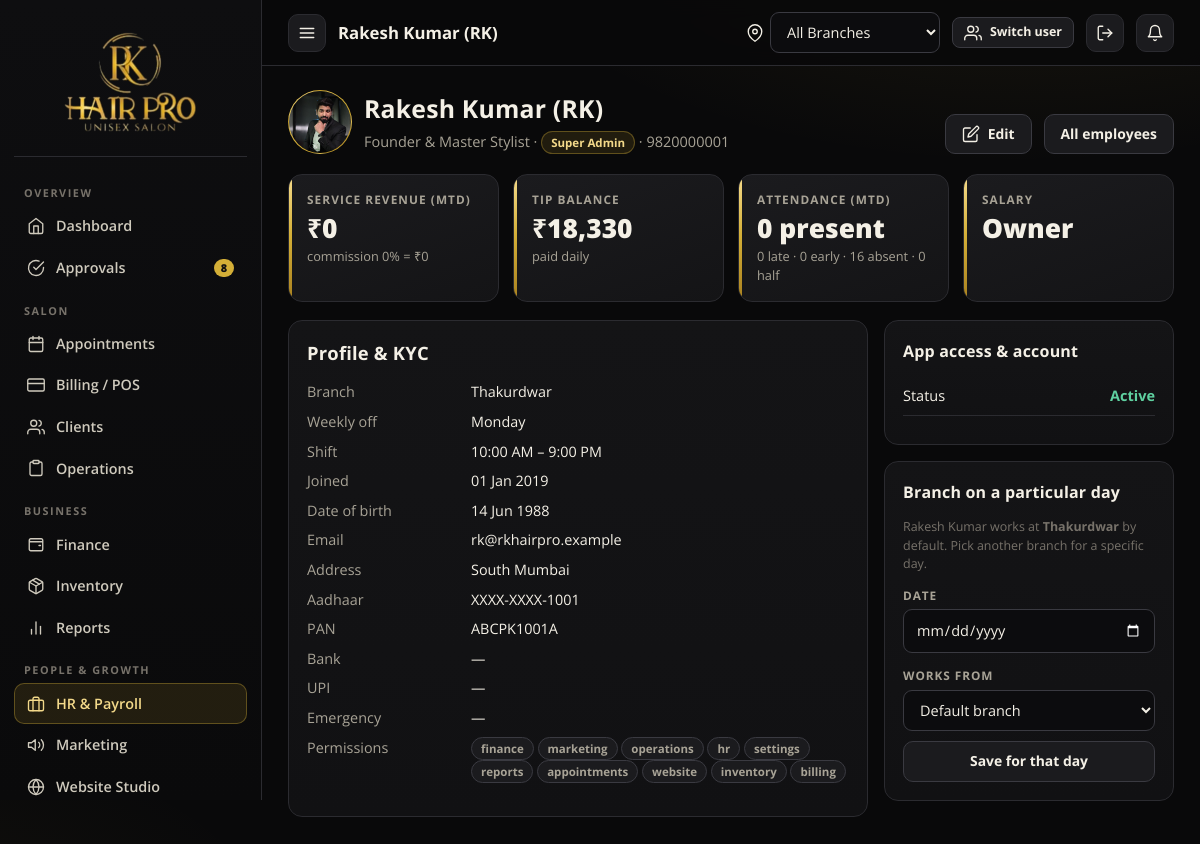
The app's page /hr/employee/1 (signed in) with its own data.
### rkhp/models.py (models this page shows, shortened)
class Employee(UserMixin, db.Model):
    id = db.Column(db.Integer, primary_key=True)
    name = db.Column(db.String(100), nullable=False)
    mobile = db.Column(db.String(15), unique=True, nullable=False)   # login id
    password_hash = db.Column(db.String(200))
    role = db.Column(db.String(20), default="stylist")
    designation = db.Column(db.String(80))
    branch_id = db.Column(db.Integer, db.ForeignKey("branch.id"))       # access scope (None = all branches)
    home_branch_id = db.Column(db.Integer, db.ForeignKey("branch.id"))  # where they normally work
    reports_to_id = db.Column(db.Integer, db.ForeignKey("employee.id"))
    active = db.Column(db.Boolean, default=True)
    login_blocked = db.Column(db.Boolean, default=False)
    perms = db.Column(db.String(200))            # comma list; None => role defaults
    takes_appointments = db.Column(db.Boolean, default=False)
    public_visible = db.Column(db.Boolean, default=True)   # shown on online booking page
    bio = db.Column(db.String(240))
    salary = db.Column(db.Float, default=18000)
    commission_pct = db.Column(db.Float, default=10)
    monthly_target = db.Column(db.Float, default=0)
    weekly_off = db.Column(db.Integer, default=0)          # Monday=0 .. Sunday=6
    shift_start = db.Column(db.String(5), default="10:00")
    shift_end = db.Column(db.String(5), default="21:00")
    tip_mode = db.Column(db.String(10), default="daily")   # daily | salary
    joined_on = db.Column(db.Date, default=date.today)
    dob = db.Column(db.Date)
    email = db.Column(db.String(120))
    address = db.Column(db.String(240))
    aadhaar = db.Column(db.String(20))
    pan = db.Column(db.String(12))
    emergency_name = db.Column(db.String(80))
    emergency_phone = db.Column(db.String(15))
    bank_name = db.Column(db.String(80))
    bank_account = db.Column(db.String(30))
    ifsc = db.Column(db.String(15))
    upi_id = db.Column(db.String(60))
    photo = db.Column(db.String(200))
    face_photo = db.Column(db.String(200))
    aadhaar_doc = db.Column(db.String(200))
    pan_doc = db.Column(db.String(200))
    created_at = db.Column(db.DateTime, default=now)
    branch = db.relationship("Branch", foreign_keys=[branch_id])
    home_branch = db.relationship("Branch", foreign_keys=[home_branch_id])
    manager = db.relationship("Employee", remote_side=[id], foreign_keys=[reports_to_id])
    @property
    def is_active(self):       # Flask-Login
        return bool(self.active) and not self.login_blocked
    @property
    def is_super(self):
        return self.role == "super_admin"
    @property
    def role_label(self):
        return ROLE_LABEL.get(self.role, self.role)
    @property
    def perm_set(self):
        if self.is_super:
            return set(ALL_PERMS)
        if self.perms is None:
            return set(DEFAULT_PERMS.get(self.role, []))
        return {p for p in self.perms.split(",") if p}
    def has_perm(self, p):
        return p in self.perm_set
    @property
    def is_manager(self):
        return self.role in ("super_admin", "branch_admin")

class Branch(db.Model):
    id = db.Column(db.Integer, primary_key=True)
    name = db.Column(db.String(80), nullable=False)
    code = db.Column(db.String(8), nullable=False)
    address = db.Column(db.String(240))
    phone = db.Column(db.String(20))
    open_time = db.Column(db.String(5), default="10:00")
    close_time = db.Column(db.String(5), default="21:00")
    slot_minutes = db.Column(db.Integer, default=30)
    monthly_target = db.Column(db.Float, default=0)
    active = db.Column(db.Boolean, default=True)
    created_at = db.Column(db.DateTime, default=now)

### rkhp/routes/hr.py (the view)
@bp.route("/employee/<int:eid>")
@require_perm("hr")
def employee_view(eid):
    e = db.session.get(Employee, eid) or abort(404)
    guard_branch(e.branch_id or e.home_branch_id)
    today = date.today()
    m1 = today.replace(day=1)
    s = pr.attendance_summary(e, m1, today)
    rev = pr.service_revenue(e.id, m1, today)
    tips = fin.tip_balance(e.id)
    overrides = EmployeeDayBranch.query.filter(EmployeeDayBranch.employee_id == e.id, EmployeeDayBranch.date >= today).order_by(EmployeeDayBranch.date).all()
    reqs = RoleRequest.query.filter_by(employee_id=e.id).order_by(RoleRequest.created_at.desc()).limit(5).all()
    recent = Attendance.query.filter_by(employee_id=e.id).order_by(Attendance.date.desc()).limit(10).all()
    return render_template("hr/employee_view.html", e=e, s=s, rev=rev, tips=tips, overrides=overrides, reqs=reqs, recent=recent, roles=ROLES, weekdays=WEEKDAYS, branches=all_branches(),
                           page_title=e.name, perms=PERMS, today=today)

### rkhp/__init__.py (called while the page is built)
def unread():
    from .models import Notification
    return Notification.query.filter_by(employee_id=current_user.id, is_read=False).count()

### rkhp/helpers.py (called while the page is built)
def setting(key, default=None):
    row = db.session.get(Setting, key)
    if row is not None and row.value is not None:
        return row.value
    return DEFAULT_SETTINGS.get(key, default)

def setting_num(key, default=0):
    try:
        return float(setting(key, default))
    except (TypeError, ValueError):
        return float(default)

def inr(v, dec=None, sym=True):
    try:
        v = float(v or 0)
    except (TypeError, ValueError):
        v = 0.0
    neg = v < 0
    v = abs(v)
    if dec is None:      # paise only where they matter (small amounts); big totals show whole rupees
        dec = 2 if abs(v - round(v)) > 0.004 and v < 10000 else 0
    s = f"{v:.{dec}f}"
    whole, _, frac = s.partition(".")
    if len(whole) > 3:
        head, tail = whole[:-3], whole[-3:]
        head = re.sub(r"(\d)(?=(\d\d)+$)", r"\1,", head)
        whole = head + "," + tail
    out = whole + ("." + frac if frac else "")
    return ("-" if neg else "") + ("₹" if sym else "") + out

def fmt_date(d, fmt="%d %b %Y"):
    if not d:
        return "—"
    return d.strftime(fmt)

def fmt_time(dt):
    if not dt:
        return "—"
    if isinstance(dt, str):
        h, m = dt.split(":")
        dt = datetime(2000, 1, 1, int(h), int(m))
    return dt.strftime("%I:%M %p").lstrip("0")

def daterange(d1, d2):
    d = d1
    while d <= d2:
        yield d
        d += timedelta(days=1)

def all_branches():
    return Branch.query.filter_by(active=True).order_by(Branch.id).all()

def scope_ids():
    if current_user.is_authenticated and current_user.branch_id:
        return [current_user.branch_id]
    sel = session.get("branch_id", 0)
    if sel:
        return [int(sel)]
    return [b.id for b in all_branches()]

def active_branch():
    ids = scope_ids()
    if len(ids) == 1 and (current_user.branch_id or session.get("branch_id")):
        return db.session.get(Branch, ids[0])
    return None

def can_access_branch(branch_id):
    if not branch_id:
        return current_user.is_super
    return current_user.is_super or current_user.branch_id == branch_id

def guard_branch(obj_branch_id):
    if obj_branch_id and not can_access_branch(obj_branch_id):
        abort(403)

### rkhp/logic/finance.py (called while the page is built)
def _signed(nature):
    pos = "in" if nature in INCOME_NATURES else "out"
    return case((Transaction.kind == pos, Transaction.amount), else_=-Transaction.amount)

### rkhp/templates/hr/employee_view.html (shortened to what this page needs)
{% extends 'base.html' %}
{% block content %}
<div class="page-h"><div class="row">{{ ui.avatar(e, 'lg') }}<div><h1>{{ e.name }}</h1><p>{{ e.designation or '' }} · {{ ui.badge(e.role_label, 'gold') }} · {{ e.mobile }}{% if e.manager %} · reports to {{ e.manager.name.split('(')[0] }}{% endif %}</p></div></div>
  <div class="row"><a class="btn" href="{{ url_for('hr.employee_form', eid=e.id) }}">{{ ui.icon('edit') }} Edit</a><a class="btn" href="{{ url_for('hr.employees') }}">All employees</a></div></div>
<div class="kpi-grid mb">
  {{ ui.kpi('Service revenue (MTD)', rev|inr, 'commission ' + '%g'|format(e.commission_pct) + '% = ' + (rev * e.commission_pct / 100)|inr, plain=True) }}
  {{ ui.kpi('Tip balance', tips|inr, 'paid ' + ('daily' if e.tip_mode == 'daily' else 'with salary'), plain=True) }}
  {{ ui.kpi('Attendance (MTD)', s.present|string + ' present', s.late|string + ' late · ' + s.early|string + ' early · ' + s.absent|string + ' absent · ' + s.half|string + ' half', plain=True) }}
  {{ ui.kpi('Salary', e.salary|inr if e.role != 'super_admin' else 'Owner', ('per day ' + e.per_day|inr) if e.role != 'super_admin' else '', plain=True) }}
</div>
<div class="grid g-main">
  <div class="grid">
    <div class="card"><div class="card-h"><h2>Profile & KYC</h2></div><dl class="kv">
      <dt>Branch</dt><dd>{{ e.home_branch.name if e.home_branch else 'All' }}</dd><dt>Weekly off</dt><dd>{{ weekdays[e.weekly_off] }}</dd><dt>Shift</dt><dd>{{ e.shift_start|tfmt }} – {{ e.shift_end|tfmt }}</dd>
      <dt>Joined</dt><dd>{{ e.joined_on|dfmt }}</dd><dt>Date of birth</dt><dd>{{ e.dob|dfmt if e.dob else '—' }}</dd><dt>Email</dt><dd>{{ e.email or '—' }}</dd><dt>Address</dt><dd>{{ e.address or '—' }}</dd>
      <dt>Aadhaar</dt><dd>{{ e.aadhaar or '—' }} {% if e.aadhaar_doc %}<a href="{{ url_for('hr.files', name=e.aadhaar_doc) }}" target="_blank">copy</a>{% endif %}</dd>
      <dt>PAN</dt><dd>{{ e.pan or '—' }} {% if e.pan_doc %}<a href="{{ url_for('hr.files', name=e.pan_doc) }}" target="_blank">copy</a>{% endif %}</dd>
      <dt>Bank</dt><dd>{{ e.bank_name or '—' }} {{ e.bank_account or '' }} {{ e.ifsc or '' }}</dd><dt>UPI</dt><dd>{{ e.upi_id or '—' }}</dd>
      <dt>Emergency</dt><dd>{{ e.emergency_name or '—' }} {{ e.emergency_phone or '' }}</dd>
      <dt>Permissions</dt><dd>{% for p in e.perm_set %}<span class="badge">{{ p }}</span> {% else %}Portal only{% endfor %}</dd></dl></div>
  </div>
  <div class="grid" style="align-content:start">
    <div class="card"><div class="card-h"><h3>App access & account</h3></div>
      <div class="stat-row"><span>Status</span><b>{% if not e.active %}Ex-employee{% elif e.login_blocked %}<span class="bad">Blocked</span>{% else %}<span class="ok">Active</span>{% endif %}</b></div>
      </div>
    {% if current_user.is_manager and e.takes_appointments %}<div class="card"><div class="card-h"><h3>Branch on a particular day</h3></div>
      <p class="hint" style="margin-top:0">{{ e.name.split('(')[0] }} works at <b>{{ e.home_branch.name }}</b> by default. Pick another branch for a specific day.</p>
      <form method="post" action="{{ url_for('appt.location') }}"><input type="hidden" name="employee_id" value="{{ e.id }}"><div class="form-grid"><div class="field"><label>Date</label><input type="date" name="date" min="{{ today.isoformat() }}" required></div>
        <div class="field"><label>Works from</label><select name="branch_id"><option value="default">Default branch</option></select></div></div><button class="btn block mt-s">Save for that day</button></form>
      {% for o in overrides %}<div class="list-item"><div class="grow">{{ o.date|dfmt('%a %d %b') }} → <b>{{ o.branch.name if o.branch else 'Off' }}</b></div></div>{% endfor %}</div>{% endif %}
  </div>
</div>
{% endblock %}

### rkhp/templates/base.html (shortened to what this page needs)
{% import '_ui.html' as ui with context %}
<!doctype html>
<html lang="en">
<head>
<link rel="stylesheet" href="{{ url_for('static', filename='css/app.css') }}">
<link rel="stylesheet" href="{{ url_for('static', filename='css/public.css') }}">
</head>
<body>
<div class="app">
  <aside class="sidebar">
    <a class="brand" href="{{ url_for('dash.index') }}"><img src="{{ url_for('static', filename='img/logo.png') }}" alt="RK Hair Pro – Unisex Salon"></a>
    <nav class="nav">
      {% for sec in nav_sections %}
        <div class="nav-sec">{{ sec.title }}</div>
        {% for it in sec['items'] %}
          <a href="{{ it.href }}" class="{{ 'active' if it.active }}">{{ ui.icon(it.icon) }}<span>{{ it.label }}</span>{% if it.count %}<span class="badge-n">{{ it.count }}</span>{% endif %}</a>
        {% endfor %}
      {% endfor %}
    </nav>
  </aside>
  <div class="main">
    <header class="topbar">
      <button class="icon-btn menu-btn" data-nav aria-label="Menu">{{ ui.icon('menu') }}</button>
      <div class="ttl">{{ page_title|default('') }}</div>
      {% if current_user.is_super %}
      <form method="post" action="{{ url_for('auth.switch_branch') }}" class="branch-switch row" style="gap:6px">
        {{ ui.icon('pin') }}
        <select name="branch_id" onchange="this.form.submit()" title="Switch branch view">
          <option value="0" {{ 'selected' if not scope_branch }}>All Branches</option>
        </select>
      </form>
      {% elif current_user.branch %}<span class="badge gold">{{ ui.icon('pin') }} {{ current_user.branch.name }}</span>{% endif %}
      <a class="btn sm" href="{{ url_for('auth.login') }}" title="Sign in as a different user" style="white-space:nowrap">{{ ui.icon('users') }} <span class="hide-sm">Switch user</span></a>
      <a class="icon-btn" href="{{ url_for('auth.logout') }}" title="Sign out">{{ ui.icon('logout') }}</a>
      <a class="icon-btn" href="{{ url_for('me.notifications') }}" title="Notifications">{{ ui.icon('bell') }}{% if unread_count %}<span class="dot">{{ unread_count }}</span>{% endif %}</a>
    </header>
    <main class="content">
      {% block content %}{% endblock %}
    </main>
  </div>
</div>
</body>
</html>

### rkhp/templates/_ui.html (shortened to what this page needs)
{% macro icon(name, cls='') %}<svg class="i {{ cls }}" viewBox="0 0 24 24" aria-hidden="true">{{ ICONS.get(name, ICONS['list'])|safe }}</svg>{% endmacro %}
{% macro kpi(label, value, sub='', href=None, plain=False) %}
{% if href %}<a class="kpi {{ 'plain' if plain }}" href="{{ href }}">{% else %}<div class="kpi {{ 'plain' if plain }}">{% endif %}
  <div class="lbl">{{ label }}</div><div class="val">{{ value }}</div>{% if sub %}<div class="sub">{{ sub|safe }}</div>{% endif %}
{% if href %}</a>{% else %}</div>{% endif %}
{% endmacro %}
{% macro badge(text, kind='') %}<span class="badge {{ kind }}">{{ text }}</span>{% endmacro %}
{% macro avatar(e, cls='') %}<span class="avatar {{ cls }}">{% if e.photo %}<img src="{{ url_for('static', filename=e.photo) if e.photo.startswith('img/') else url_for('hr.files', name=e.photo) }}" alt="">{% else %}{{ e.initials }}{% endif %}</span>{% endmacro %}

### rkhp/static/css/public.css (style rules this page uses)
:root { --ivory:#f6eed9;--ivory-2:#ece0c0;--ink:#17130a;--ink-soft:#5b5236;--gold-ink:#8a6a12;--wa:#25d366 }
html { scroll-behavior:smooth }
a { transition:color .15s }

### records on screen
Employee: name "Rakesh Kumar (RK)", photo (picture), designation "Founder & Master Stylist", mobile "9820000001", weekly_off "Monday", shift_start|tfmt "10:00 AM", shift_end|tfmt "9:00 PM", joined_on|dfmt "01 Jan 2019", dob|dfmt "14 Jun 1988", email "rk@rkhairpro.example", address "South Mumbai", aadhaar "XXXX-XXXX-1001", pan "ABCPK1001A", bank_name "—", emergency_name "—", name "Rakesh Kumar"
Branch: home_branch "Thakurdwar", home_branch.name "Thakurdwar"

### other values on screen
{{ sec.title }} "OVERVIEW" "SALON" "BUSINESS" "PEOPLE & GROWTH"
{{ it.label }} "Dashboard" "Approvals" "Appointments" "Billing / POS" "Clients" "Operations" "Finance" "Inventory" "Reports" "HR & Payroll" "Marketing" "Website Studio"
{{ it.count }} "8"
{{ text }} "Super Admin"
{{ label }} "SERVICE REVENUE (MTD) TIP BALANCE ATTENDANCE (MTD) SALARY"
{{ value }} "₹0 ₹18,330 0 present Owner"
{{ sub|safe }} "commission 0% = ₹0 paid daily 0 late · 0 early · 16 absent · 0 half"
{{ e.upi_id or '—' }} "—"
{{ p }} "finance" "marketing" "operations" "hr" "settings" "reports" "appointments" "website" "inventory" "billing"
